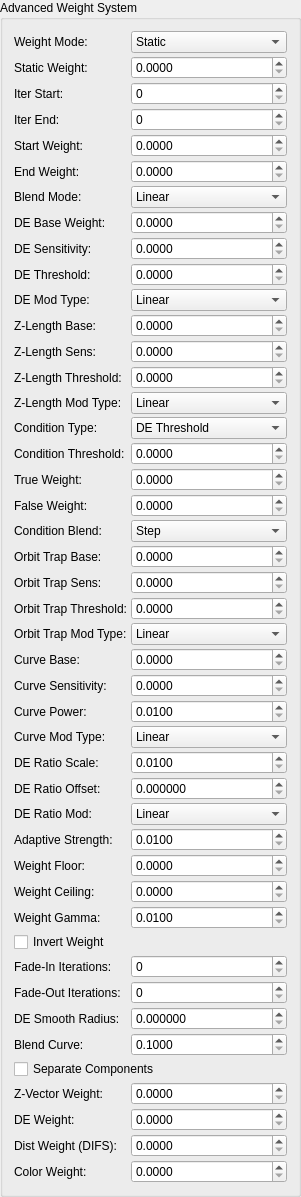
    <widget class="QGroupBox" name="groupBox_advanced_weight">
     <property name="title">
      <string>Advanced Weight System</string>
     </property>
     <property name="checkable">
      <bool>false</bool>
     </property>
     <layout class="QGridLayout" name="gridLayout_advanced_weight">
      <property name="spacing">
       <number>3</number>
      </property>
      <item row="0" column="0">
       <widget class="QLabel" name="label_weight_mode">
        <property name="text">
         <string>Weight Mode:</string>
        </property>
       </widget>
      </item>
      <item row="0" column="1">
       <widget class="QComboBox" name="comboBox_weight_mode">
        <property name="toolTip">
         <string>Weight calculation mode for this formula in hybrid rendering.
Static: Fixed weight (simple). Iteration: Weight changes over iterations (morphing). DE: Weight modulated by distance estimation (detail-aware). ZLength: Weight modulated by orbit magnitude (spatial). Conditional: Binary weight based on threshold (sharp transitions). OrbitTrap: Weight based on orbit trap distance (artistic). Curve: Custom power curve for weight (non-linear).</string>
        </property>
        <item>
         <property name="text">
          <string>Static</string>
         </property>
        </item>
        <item>
         <property name="text">
          <string>Iteration</string>
         </property>
        </item>
        <item>
         <property name="text">
          <string>DE</string>
         </property>
        </item>
        <item>
         <property name="text">
          <string>ZLength</string>
         </property>
        </item>
        <item>
         <property name="text">
          <string>Conditional</string>
         </property>
        </item>
        <item>
         <property name="text">
          <string>OrbitTrap</string>
         </property>
        </item>
        <item>
         <property name="text">
          <string>Curve</string>
         </property>
        </item>
        <item>
         <property name="text">
          <string>Transform Passthrough</string>
         </property>
        </item>
        <item>
         <property name="text">
          <string>DE Ratio</string>
         </property>
        </item>
        <item>
         <property name="text">
          <string>Adaptive</string>
         </property>
        </item>
       </widget>
      </item>
      <item row="1" column="0">
       <widget class="QLabel" name="label_weight_static">
        <property name="text">
         <string>Static Weight:</string>
        </property>
       </widget>
      </item>
      <item row="1" column="1">
       <widget class="MyDoubleSpinBox" name="spinbox_weight_static">
        <property name="decimals">
         <number>4</number>
        </property>
        <property name="maximum">
         <double>1.000000000000000</double>
        </property>
        <property name="singleStep">
         <double>0.010000000000000</double>
        </property>
       </widget>
      </item>
      <item row="2" column="0">
       <widget class="QLabel" name="label_weight_iter_start">
        <property name="text">
         <string>Iter Start:</string>
        </property>
       </widget>
      </item>
      <item row="2" column="1">
       <widget class="MySpinBox" name="spinboxInt_weight_iter_start">
        <property name="maximum">
         <number>65536</number>
        </property>
       </widget>
      </item>
      <item row="3" column="0">
       <widget class="QLabel" name="label_weight_iter_end">
        <property name="text">
         <string>Iter End:</string>
        </property>
       </widget>
      </item>
      <item row="3" column="1">
       <widget class="MySpinBox" name="spinboxInt_weight_iter_end">
        <property name="maximum">
         <number>65536</number>
        </property>
       </widget>
      </item>
      <item row="4" column="0">
       <widget class="QLabel" name="label_weight_start">
        <property name="text">
         <string>Start Weight:</string>
        </property>
       </widget>
      </item>
      <item row="4" column="1">
       <widget class="MyDoubleSpinBox" name="spinbox_weight_start">
        <property name="decimals">
         <number>4</number>
        </property>
        <property name="maximum">
         <double>1.000000000000000</double>
        </property>
        <property name="singleStep">
         <double>0.010000000000000</double>
        </property>
       </widget>
      </item>
      <item row="5" column="0">
       <widget class="QLabel" name="label_weight_end">
        <property name="text">
         <string>End Weight:</string>
        </property>
       </widget>
      </item>
      <item row="5" column="1">
       <widget class="MyDoubleSpinBox" name="spinbox_weight_end">
        <property name="decimals">
         <number>4</number>
        </property>
        <property name="maximum">
         <double>1.000000000000000</double>
        </property>
        <property name="singleStep">
         <double>0.010000000000000</double>
        </property>
       </widget>
      </item>
      <item row="6" column="0">
       <widget class="QLabel" name="label_weight_blend_mode">
        <property name="text">
         <string>Blend Mode:</string>
        </property>
       </widget>
      </item>
      <item row="6" column="1">
       <widget class="QComboBox" name="comboBox_weight_blend_mode">
        <item>
         <property name="text">
          <string>Linear</string>
         </property>
        </item>
        <item>
         <property name="text">
          <string>Smooth</string>
         </property>
        </item>
        <item>
         <property name="text">
          <string>Step</string>
         </property>
        </item>
        <item>
         <property name="text">
          <string>Multiply</string>
         </property>
        </item>
        <item>
         <property name="text">
          <string>Power</string>
         </property>
        </item>
        <item>
         <property name="text">
          <string>Min</string>
         </property>
        </item>
        <item>
         <property name="text">
          <string>Max</string>
         </property>
        </item>
       </widget>
      </item>
      <item row="7" column="0">
       <widget class="QLabel" name="label_weight_de_base">
        <property name="text">
         <string>DE Base Weight:</string>
        </property>
       </widget>
      </item>
      <item row="7" column="1">
       <widget class="MyDoubleSpinBox" name="spinbox_weight_de_base">
        <property name="decimals">
         <number>4</number>
        </property>
        <property name="maximum">
         <double>1.000000000000000</double>
        </property>
        <property name="singleStep">
         <double>0.010000000000000</double>
        </property>
       </widget>
      </item>
      <item row="8" column="0">
       <widget class="QLabel" name="label_weight_de_sensitivity">
        <property name="text">
         <string>DE Sensitivity:</string>
        </property>
       </widget>
      </item>
      <item row="8" column="1">
       <widget class="MyDoubleSpinBox" name="spinbox_weight_de_sensitivity">
        <property name="decimals">
         <number>4</number>
        </property>
        <property name="maximum">
         <double>100.000000000000000</double>
        </property>
        <property name="singleStep">
         <double>0.100000000000000</double>
        </property>
       </widget>
      </item>
      <item row="9" column="0">
       <widget class="QLabel" name="label_weight_de_threshold">
        <property name="text">
         <string>DE Threshold:</string>
        </property>
       </widget>
      </item>
      <item row="9" column="1">
       <widget class="MyDoubleSpinBox" name="spinbox_weight_de_threshold">
        <property name="decimals">
         <number>4</number>
        </property>
        <property name="maximum">
         <double>1000.000000000000000</double>
        </property>
        <property name="singleStep">
         <double>0.010000000000000</double>
        </property>
       </widget>
      </item>
      <item row="10" column="0">
       <widget class="QLabel" name="label_weight_de_mod_type">
        <property name="text">
         <string>DE Mod Type:</string>
        </property>
       </widget>
      </item>
      <item row="10" column="1">
       <widget class="QComboBox" name="comboBox_weight_de_mod_type">
        <item>
         <property name="text">
          <string>Linear</string>
         </property>
        </item>
        <item>
         <property name="text">
          <string>Smooth</string>
         </property>
        </item>
        <item>
         <property name="text">
          <string>Exponential</string>
         </property>
        </item>
        <item>
         <property name="text">
          <string>Inverse</string>
         </property>
        </item>
        <item>
         <property name="text">
          <string>Sigmoid</string>
         </property>
        </item>
       </widget>
      </item>
      <item row="11" column="0">
       <widget class="QLabel" name="label_weight_zlength_base">
        <property name="text">
         <string>Z-Length Base:</string>
        </property>
       </widget>
      </item>
      <item row="11" column="1">
       <widget class="MyDoubleSpinBox" name="spinbox_weight_zlength_base">
        <property name="decimals">
         <number>4</number>
        </property>
        <property name="maximum">
         <double>1.000000000000000</double>
        </property>
        <property name="singleStep">
         <double>0.010000000000000</double>
        </property>
       </widget>
      </item>
      <item row="12" column="0">
       <widget class="QLabel" name="label_weight_zlength_sens">
        <property name="text">
         <string>Z-Length Sens:</string>
        </property>
       </widget>
      </item>
      <item row="12" column="1">
       <widget class="MyDoubleSpinBox" name="spinbox_weight_zlength_sens">
        <property name="decimals">
         <number>4</number>
        </property>
        <property name="maximum">
         <double>100.000000000000000</double>
        </property>
        <property name="singleStep">
         <double>0.100000000000000</double>
        </property>
       </widget>
      </item>
      <item row="13" column="0">
       <widget class="QLabel" name="label_weight_zlength_threshold">
        <property name="text">
         <string>Z-Length Threshold:</string>
        </property>
       </widget>
      </item>
      <item row="13" column="1">
       <widget class="MyDoubleSpinBox" name="spinbox_weight_zlength_threshold">
        <property name="decimals">
         <number>4</number>
        </property>
        <property name="maximum">
         <double>1000.000000000000000</double>
        </property>
        <property name="singleStep">
         <double>0.100000000000000</double>
        </property>
       </widget>
      </item>
      <item row="14" column="0">
       <widget class="QLabel" name="label_weight_zlength_mod_type">
        <property name="text">
         <string>Z-Length Mod Type:</string>
        </property>
       </widget>
      </item>
      <item row="14" column="1">
       <widget class="QComboBox" name="comboBox_weight_zlength_mod_type">
        <item>
         <property name="text">
          <string>Linear</string>
         </property>
        </item>
        <item>
         <property name="text">
          <string>Smooth</string>
         </property>
        </item>
        <item>
         <property name="text">
          <string>Exponential</string>
         </property>
        </item>
        <item>
         <property name="text">
          <string>Inverse</string>
         </property>
        </item>
        <item>
         <property name="text">
          <string>Sigmoid</string>
         </property>
        </item>
       </widget>
      </item>
      <item row="15" column="0">
       <widget class="QLabel" name="label_weight_condition_type">
        <property name="text">
         <string>Condition Type:</string>
        </property>
       </widget>
      </item>
      <item row="15" column="1">
       <widget class="QComboBox" name="comboBox_weight_condition_type">
        <item>
         <property name="text">
          <string>DE Threshold</string>
         </property>
        </item>
        <item>
         <property name="text">
          <string>ZLength</string>
         </property>
        </item>
        <item>
         <property name="text">
          <string>Dist (DIFS)</string>
         </property>
        </item>
        <item>
         <property name="text">
          <string>Iteration</string>
         </property>
        </item>
       </widget>
      </item>
      <item row="16" column="0">
       <widget class="QLabel" name="label_weight_condition_threshold">
        <property name="text">
         <string>Condition Threshold:</string>
        </property>
       </widget>
      </item>
      <item row="16" column="1">
       <widget class="MyDoubleSpinBox" name="spinbox_weight_condition_threshold">
        <property name="decimals">
         <number>4</number>
        </property>
        <property name="maximum">
         <double>1000.000000000000000</double>
        </property>
        <property name="singleStep">
         <double>0.010000000000000</double>
        </property>
       </widget>
      </item>
      <item row="17" column="0">
       <widget class="QLabel" name="label_weight_true">
        <property name="text">
         <string>True Weight:</string>
        </property>
       </widget>
      </item>
      <item row="17" column="1">
       <widget class="MyDoubleSpinBox" name="spinbox_weight_true">
        <property name="decimals">
         <number>4</number>
        </property>
        <property name="maximum">
         <double>1.000000000000000</double>
        </property>
        <property name="singleStep">
         <double>0.010000000000000</double>
        </property>
       </widget>
      </item>
      <item row="18" column="0">
       <widget class="QLabel" name="label_weight_false">
        <property name="text">
         <string>False Weight:</string>
        </property>
       </widget>
      </item>
      <item row="18" column="1">
       <widget class="MyDoubleSpinBox" name="spinbox_weight_false">
        <property name="decimals">
         <number>4</number>
        </property>
        <property name="maximum">
         <double>1.000000000000000</double>
        </property>
        <property name="singleStep">
         <double>0.010000000000000</double>
        </property>
       </widget>
      </item>
      <item row="19" column="0">
       <widget class="QLabel" name="label_weight_condition_blend">
        <property name="text">
         <string>Condition Blend:</string>
        </property>
       </widget>
      </item>
      <item row="19" column="1">
       <widget class="QComboBox" name="comboBox_weight_condition_blend">
        <item>
         <property name="text">
          <string>Step</string>
         </property>
        </item>
        <item>
         <property name="text">
          <string>Linear</string>
         </property>
        </item>
        <item>
         <property name="text">
          <string>Smooth</string>
         </property>
        </item>
       </widget>
      </item>
      <item row="20" column="0">
       <widget class="QLabel" name="label_weight_orbit_trap_base">
        <property name="text">
         <string>Orbit Trap Base:</string>
        </property>
       </widget>
      </item>
      <item row="20" column="1">
       <widget class="MyDoubleSpinBox" name="spinbox_weight_orbit_trap_base">
        <property name="decimals">
         <number>4</number>
        </property>
        <property name="maximum">
         <double>1.000000000000000</double>
        </property>
        <property name="singleStep">
         <double>0.010000000000000</double>
        </property>
       </widget>
      </item>
      <item row="21" column="0">
       <widget class="QLabel" name="label_weight_orbit_trap_sensitivity">
        <property name="text">
         <string>Orbit Trap Sens:</string>
        </property>
       </widget>
      </item>
      <item row="21" column="1">
       <widget class="MyDoubleSpinBox" name="spinbox_weight_orbit_trap_sensitivity">
        <property name="decimals">
         <number>4</number>
        </property>
        <property name="maximum">
         <double>100.000000000000000</double>
        </property>
        <property name="singleStep">
         <double>0.100000000000000</double>
        </property>
       </widget>
      </item>
      <item row="22" column="0">
       <widget class="QLabel" name="label_weight_orbit_trap_threshold">
        <property name="text">
         <string>Orbit Trap Threshold:</string>
        </property>
       </widget>
      </item>
      <item row="22" column="1">
       <widget class="MyDoubleSpinBox" name="spinbox_weight_orbit_trap_threshold">
        <property name="decimals">
         <number>4</number>
        </property>
        <property name="maximum">
         <double>1000.000000000000000</double>
        </property>
        <property name="singleStep">
         <double>0.100000000000000</double>
        </property>
       </widget>
      </item>
      <item row="23" column="0">
       <widget class="QLabel" name="label_weight_orbit_trap_mod_type">
        <property name="text">
         <string>Orbit Trap Mod Type:</string>
        </property>
       </widget>
      </item>
      <item row="23" column="1">
       <widget class="QComboBox" name="comboBox_weight_orbit_trap_mod_type">
        <item>
         <property name="text">
          <string>Linear</string>
         </property>
        </item>
        <item>
         <property name="text">
          <string>Smooth</string>
         </property>
        </item>
        <item>
         <property name="text">
          <string>Exponential</string>
         </property>
        </item>
        <item>
         <property name="text">
          <string>Inverse</string>
         </property>
        </item>
        <item>
         <property name="text">
          <string>Sigmoid</string>
         </property>
        </item>
       </widget>
      </item>
      <item row="24" column="0">
       <widget class="QLabel" name="label_weight_curve_base">
        <property name="text">
         <string>Curve Base:</string>
        </property>
       </widget>
      </item>
      <item row="24" column="1">
       <widget class="MyDoubleSpinBox" name="spinbox_weight_curve_base">
        <property name="decimals">
         <number>4</number>
        </property>
        <property name="maximum">
         <double>1.000000000000000</double>
        </property>
        <property name="singleStep">
         <double>0.010000000000000</double>
        </property>
       </widget>
      </item>
      <item row="25" column="0">
       <widget class="QLabel" name="label_weight_curve_sensitivity">
        <property name="text">
         <string>Curve Sensitivity:</string>
        </property>
       </widget>
      </item>
      <item row="25" column="1">
       <widget class="MyDoubleSpinBox" name="spinbox_weight_curve_sensitivity">
        <property name="decimals">
         <number>4</number>
        </property>
        <property name="maximum">
         <double>100.000000000000000</double>
        </property>
        <property name="singleStep">
         <double>0.100000000000000</double>
        </property>
       </widget>
      </item>
      <item row="26" column="0">
       <widget class="QLabel" name="label_weight_curve_power">
        <property name="text">
         <string>Curve Power:</string>
        </property>
       </widget>
      </item>
      <item row="26" column="1">
       <widget class="MyDoubleSpinBox" name="spinbox_weight_curve_power">
        <property name="decimals">
         <number>4</number>
        </property>
        <property name="minimum">
         <double>0.010000000000000</double>
        </property>
        <property name="maximum">
         <double>10.000000000000000</double>
        </property>
        <property name="singleStep">
         <double>0.100000000000000</double>
        </property>
       </widget>
      </item>
      <item row="27" column="0">
       <widget class="QLabel" name="label_weight_curve_mod_type">
        <property name="text">
         <string>Curve Mod Type:</string>
        </property>
       </widget>
      </item>
      <item row="27" column="1">
       <widget class="QComboBox" name="comboBox_weight_curve_mod_type">
        <item>
         <property name="text">
          <string>Linear</string>
         </property>
        </item>
        <item>
         <property name="text">
          <string>Smooth</string>
         </property>
        </item>
        <item>
         <property name="text">
          <string>Exponential</string>
         </property>
        </item>
        <item>
         <property name="text">
          <string>Inverse</string>
         </property>
        </item>
        <item>
         <property name="text">
          <string>Sigmoid</string>
         </property>
        </item>
       </widget>
      </item>
      <item row="28" column="0">
       <widget class="QLabel" name="label_weight_de_ratio_scale">
        <property name="text">
         <string>DE Ratio Scale:</string>
        </property>
       </widget>
      </item>
      <item row="28" column="1">
       <widget class="MyDoubleSpinBox" name="spinbox_weight_de_ratio_scale">
        <property name="decimals">
         <number>4</number>
        </property>
        <property name="minimum">
         <double>0.010000000000000</double>
        </property>
        <property name="maximum">
         <double>100.000000000000000</double>
        </property>
        <property name="singleStep">
         <double>0.100000000000000</double>
        </property>
       </widget>
      </item>
      <item row="29" column="0">
       <widget class="QLabel" name="label_weight_de_ratio_offset">
        <property name="text">
         <string>DE Ratio Offset:</string>
        </property>
       </widget>
      </item>
      <item row="29" column="1">
       <widget class="MyDoubleSpinBox" name="spinbox_weight_de_ratio_offset">
        <property name="decimals">
         <number>6</number>
        </property>
        <property name="minimum">
         <double>0.000000000001000</double>
        </property>
        <property name="maximum">
         <double>1000.000000000000000</double>
        </property>
        <property name="singleStep">
         <double>0.100000000000000</double>
        </property>
       </widget>
      </item>
      <item row="30" column="0">
       <widget class="QLabel" name="label_weight_de_ratio_mod_type">
        <property name="text">
         <string>DE Ratio Mod:</string>
        </property>
       </widget>
      </item>
      <item row="30" column="1">
       <widget class="QComboBox" name="comboBox_weight_de_ratio_mod_type">
        <item>
         <property name="text">
          <string>Linear</string>
         </property>
        </item>
        <item>
         <property name="text">
          <string>Smooth</string>
         </property>
        </item>
        <item>
         <property name="text">
          <string>Exponential</string>
         </property>
        </item>
        <item>
         <property name="text">
          <string>Inverse</string>
         </property>
        </item>
        <item>
         <property name="text">
          <string>Sigmoid</string>
         </property>
        </item>
       </widget>
      </item>
      <item row="31" column="0">
       <widget class="QLabel" name="label_weight_adaptive_strength">
        <property name="text">
         <string>Adaptive Strength:</string>
        </property>
       </widget>
      </item>
      <item row="31" column="1">
       <widget class="MyDoubleSpinBox" name="spinbox_weight_adaptive_strength">
        <property name="decimals">
         <number>4</number>
        </property>
        <property name="minimum">
         <double>0.010000000000000</double>
        </property>
        <property name="maximum">
         <double>10.000000000000000</double>
        </property>
        <property name="singleStep">
         <double>0.100000000000000</double>
        </property>
       </widget>
      </item>
      <item row="32" column="0">
       <widget class="QLabel" name="label_weight_floor">
        <property name="text">
         <string>Weight Floor:</string>
        </property>
       </widget>
      </item>
      <item row="32" column="1">
       <widget class="MyDoubleSpinBox" name="spinbox_weight_floor">
        <property name="decimals">
         <number>4</number>
        </property>
        <property name="maximum">
         <double>1.000000000000000</double>
        </property>
        <property name="singleStep">
         <double>0.010000000000000</double>
        </property>
       </widget>
      </item>
      <item row="33" column="0">
       <widget class="QLabel" name="label_weight_ceiling">
        <property name="text">
         <string>Weight Ceiling:</string>
        </property>
       </widget>
      </item>
      <item row="33" column="1">
       <widget class="MyDoubleSpinBox" name="spinbox_weight_ceiling">
        <property name="decimals">
         <number>4</number>
        </property>
        <property name="maximum">
         <double>1.000000000000000</double>
        </property>
        <property name="singleStep">
         <double>0.010000000000000</double>
        </property>
       </widget>
      </item>
      <item row="34" column="0">
       <widget class="QLabel" name="label_weight_gamma">
        <property name="text">
         <string>Weight Gamma:</string>
        </property>
       </widget>
      </item>
      <item row="34" column="1">
       <widget class="MyDoubleSpinBox" name="spinbox_weight_gamma">
        <property name="decimals">
         <number>4</number>
        </property>
        <property name="minimum">
         <double>0.010000000000000</double>
        </property>
        <property name="maximum">
         <double>10.000000000000000</double>
        </property>
        <property name="singleStep">
         <double>0.100000000000000</double>
        </property>
       </widget>
      </item>
      <item row="35" column="0" colspan="2">
       <widget class="MyCheckBox" name="checkBox_weight_invert">
        <property name="text">
         <string>Invert Weight</string>
        </property>
       </widget>
      </item>
      <item row="36" column="0">
       <widget class="QLabel" name="label_weight_fade_in">
        <property name="text">
         <string>Fade-In Iterations:</string>
        </property>
       </widget>
      </item>
      <item row="36" column="1">
       <widget class="MySpinBox" name="spinboxInt_weight_fade_in">
        <property name="maximum">
         <number>1000</number>
        </property>
       </widget>
      </item>
      <item row="37" column="0">
       <widget class="QLabel" name="label_weight_fade_out">
        <property name="text">
         <string>Fade-Out Iterations:</string>
        </property>
       </widget>
      </item>
      <item row="37" column="1">
       <widget class="MySpinBox" name="spinboxInt_weight_fade_out">
        <property name="maximum">
         <number>1000</number>
        </property>
       </widget>
      </item>
      <item row="38" column="0">
       <widget class="QLabel" name="label_weight_de_smooth_radius">
        <property name="text">
         <string>DE Smooth Radius:</string>
        </property>
       </widget>
      </item>
      <item row="38" column="1">
       <widget class="MyDoubleSpinBox" name="spinbox_weight_de_smooth_radius">
        <property name="decimals">
         <number>6</number>
        </property>
        <property name="maximum">
         <double>100.000000000000000</double>
        </property>
        <property name="singleStep">
         <double>0.010000000000000</double>
        </property>
       </widget>
      </item>
      <item row="39" column="0">
       <widget class="QLabel" name="label_weight_component_blend_curve">
        <property name="text">
         <string>Blend Curve:</string>
        </property>
       </widget>
      </item>
      <item row="39" column="1">
       <widget class="MyDoubleSpinBox" name="spinbox_weight_component_blend_curve">
        <property name="decimals">
         <number>4</number>
        </property>
        <property name="minimum">
         <double>0.100000000000000</double>
        </property>
        <property name="maximum">
         <double>10.000000000000000</double>
        </property>
        <property name="singleStep">
         <double>0.100000000000000</double>
        </property>
       </widget>
      </item>
      <item row="40" column="0" colspan="2">
       <widget class="MyCheckBox" name="checkBox_weight_separate_components">
        <property name="text">
         <string>Separate Components</string>
        </property>
       </widget>
      </item>
      <item row="41" column="0">
       <widget class="QLabel" name="label_weight_z_vector">
        <property name="text">
         <string>Z-Vector Weight:</string>
        </property>
       </widget>
      </item>
      <item row="41" column="1">
       <widget class="MyDoubleSpinBox" name="spinbox_weight_z_vector">
        <property name="decimals">
         <number>4</number>
        </property>
        <property name="maximum">
         <double>1.000000000000000</double>
        </property>
        <property name="singleStep">
         <double>0.010000000000000</double>
        </property>
       </widget>
      </item>
      <item row="42" column="0">
       <widget class="QLabel" name="label_weight_de_component">
        <property name="text">
         <string>DE Weight:</string>
        </property>
       </widget>
      </item>
      <item row="42" column="1">
       <widget class="MyDoubleSpinBox" name="spinbox_weight_de_component">
        <property name="decimals">
         <number>4</number>
        </property>
        <property name="maximum">
         <double>1.000000000000000</double>
        </property>
        <property name="singleStep">
         <double>0.010000000000000</double>
        </property>
       </widget>
      </item>
      <item row="43" column="0">
       <widget class="QLabel" name="label_weight_dist_component">
        <property name="text">
         <string>Dist Weight (DIFS):</string>
        </property>
       </widget>
      </item>
      <item row="43" column="1">
       <widget class="MyDoubleSpinBox" name="spinbox_weight_dist_component">
        <property name="decimals">
         <number>4</number>
        </property>
        <property name="maximum">
         <double>1.000000000000000</double>
        </property>
        <property name="singleStep">
         <double>0.010000000000000</double>
        </property>
       </widget>
      </item>
      <item row="44" column="0">
       <widget class="QLabel" name="label_weight_color_component">
        <property name="text">
         <string>Color Weight:</string>
        </property>
       </widget>
      </item>
      <item row="44" column="1">
       <widget class="MyDoubleSpinBox" name="spinbox_weight_color_component">
        <property name="decimals">
         <number>4</number>
        </property>
        <property name="maximum">
         <double>1.000000000000000</double>
        </property>
        <property name="singleStep">
         <double>0.010000000000000</double>
        </property>
       </widget>
      </item>
     </layout>
    </widget>
